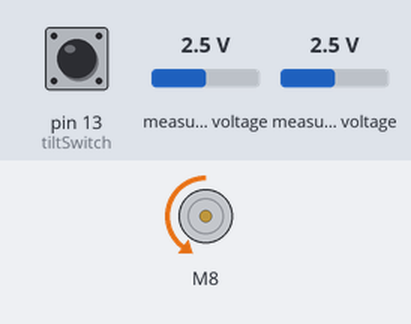
Recording of a sketch running on a simulated Arduino Uno, built with avr-gcc and run on an emulated ATmega328P. On the bench: DC motor (green arrow = forward, orange = backward, longer = faster). The inputs (shaded band) are chosen by the test bench; at power-on: pin 13 (tiltSwitch) HIGH, measured voltage 2.5 V. What the sketch prints to the serial monitor is not drawn.

Above: at 0.3 s.
Timing chart, 0 to 5.1 s (numbered marks = the images above):
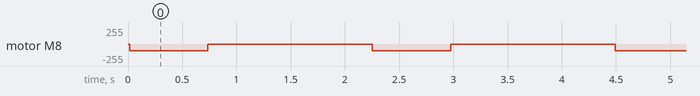

The sketch:

No2_responsive_rotation.ino
```cpp
/******************************************************************************

The printstatements can be used to check whether the system is working.
These can be omitted when everything works and the system isn't connected to the computer.

ADC Range: +/- 6.144V (1 bit = 3mV/ADS1015, 0.1875mV/ADS1115)

******************************************************************************/

#include <SparkFun_TB6612.h>
#include <Wire.h>
#include <Adafruit_ADS1015.h>

Adafruit_ADS1115 ads;  /* Use this for the 16-bit version */

#define PWMA 3
#define AIN1 8
#define AIN2 9
#define STBY 10

// these constants are used to allow you to make your motor configuration
// line up with function names like forward.  Value can be 1 or -1
const int offsetA = 1;

// Initializing motor.  The library will allow you to initialize as many
// motors as you have memory for.  If you are using functions like forward
// that take 2 motors as arguements you can either write new functions or
// call the function more than once.
Motor motor = Motor(AIN1, AIN2, PWMA, offsetA, STBY);

// initializing tilt switch
int tiltSwitch = 13;

void setup()
{
   Serial.begin(9600);
   pinMode(tiltSwitch, INPUT);

   ads.begin();
}

void loop()
{
    int switchState = digitalRead(tiltSwitch);
    int threshold = 80;

    int16_t adc0, adc2;
    adc0 = ads.readADC_SingleEnded(0);
    adc2 = ads.readADC_SingleEnded(2);

    float gem = OneValue(adc0, adc2);

    Serial.println(gem);

    // Use of the drive function which takes as arguements the speed
    // and optional duration.  A negative speed will cause it to go
    // backwards.  Speed can be from -255 to 255.  Also use of the
    // brake function which takes no arguements.

    if (switchState == 0 && abs(gem) >= threshold){
      Serial.println("dying");
      motor.drive(100,720);
      motor.standby();
      delay(1000);
    }
    else if (switchState == 1 && abs(gem) <= threshold){
      Serial.println("getting alive");
      motor.drive(-100,720);
      motor.standby();
      delay(1000);
    }

    Serial.println("situation:   "); Serial.print(switchState);
    Serial.println("");
    delay(500);
}

// function to convert a value to milivoltage
float tomV (int value) {
  float converted = (value * 0.1875);
  return converted;
}

// function to convert the measured values to the concentration NO2 in ug/m3
// the formula is based on the outcomes of the research on the sensor
float OneValue (int value1, int value2) {
  float gem = ((tomV(value1) - 232) - (tomV(value2) - 234)) / (-261);
  float toConcentration = (gem * 1000) * 0.0409 * 46.0055;
  return toConcentration;
}
```

Measured:
- by itself, motor M8: alternates backward 100/255 for 0.72 s and stopped for 1.5 s
